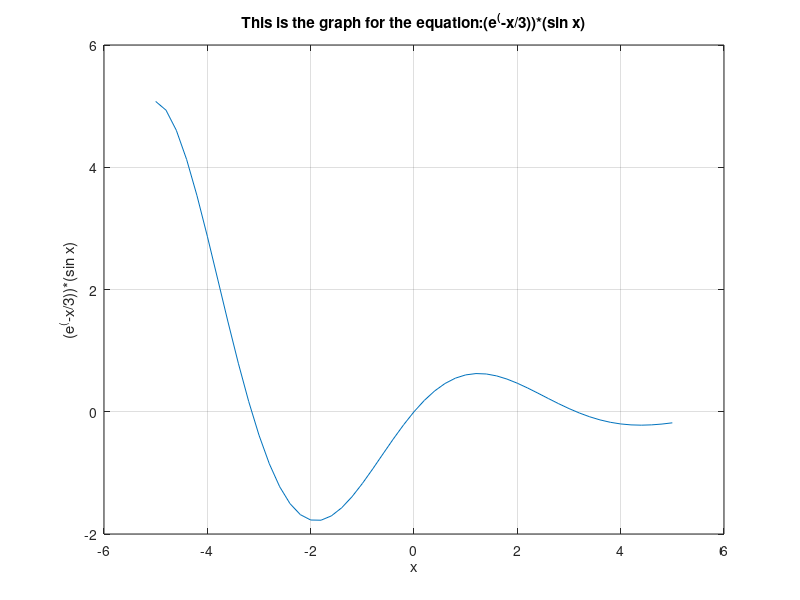

The MATLAB script that drew this image:
x = -5:0.2:5;
y = exp(-x/3).*sin(x);
plot(x,y);
title('This is the graph for the equation:(e^(-x/3))*(sin x)');
xlabel('x');
ylabel('(e^(-x/3))*(sin x)');
grid on;